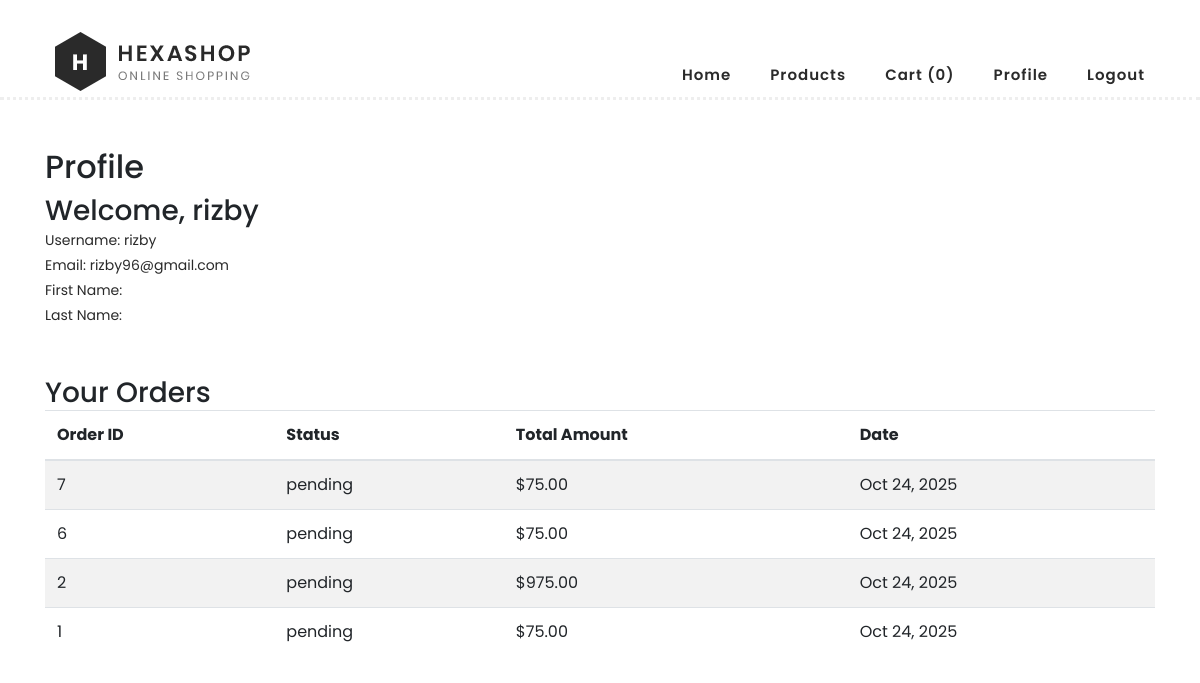
/profile/ (signed in), run on the app's committed database.
### own_app/models.py (models this page shows, shortened)
class Order(models.Model):
    STATUS_CHOICES = [
        ('pending', 'Pending'),
        ('processing', 'Processing'),
        ('shipped', 'Shipped'),
        ('delivered', 'Delivered'),
        ('cancelled', 'Cancelled'),
    ]
    user = models.ForeignKey(User, on_delete=models.CASCADE, null=True, blank=True)
    status = models.CharField(max_length=20, choices=STATUS_CHOICES, default='pending')
    total_amount = models.DecimalField(max_digits=10, decimal_places=2, default=0)
    created_at = models.DateTimeField(auto_now_add=True)
    updated_at = models.DateTimeField(auto_now=True)

### own_app/views.py (the view)
# urls.py: path('profile/', views.profile, name='profile'),
@login_required
def profile(request):
    cart = get_or_create_cart(request)
    cart_count = CartItem.objects.filter(cart=cart).aggregate(Sum('quantity'))['quantity__sum'] or 0
    orders = Order.objects.filter(user=request.user).order_by('-created_at')
    return render(request, 'profile.html', {'user': request.user, 'cart_count': cart_count, 'orders': orders})

### own_app/views.py (called while the page is built)
def get_or_create_cart(request):
    if request.user.is_authenticated:
        cart, created = Cart.objects.get_or_create(user=request.user)
    else:
        session_key = request.session.session_key
        if not session_key:
            request.session.create()
            session_key = request.session.session_key
        cart, created = Cart.objects.get_or_create(session_key=session_key)
    return cart

### templates/profile.html (shortened to what this page needs)
<!DOCTYPE html>
<html lang="en">
<head>
    {% load static %}
    <link rel="stylesheet" href="{% static 'css/bootstrap.min.css' %}">
    <link rel="stylesheet" href="{% static 'css/templatemo-hexashop.css' %}">
</head>
<body>
    <header class="header-area header-sticky">
        <div class="container">
            <div class="row">
                <div class="col-12">
                    <nav class="main-nav" style="display: flex; justify-content: space-between; align-items: center; padding: 10px;">
                         <a href="{% url 'index' %}" class="logo">
                             <img src="{% static 'images/logo.png' %}">
                         </a>
                         <ul class="nav" style="display: flex; gap: 15px; align-items: center;">
                             <li><a href="{% url 'index' %}">Home</a></li>
                             <li><a href="{% url 'products' %}">Products</a></li>
                             <li><a href="{% url 'view_cart' %}"> Cart ({{ cart_count }})</a></li>
                             <li><a href="{% url 'profile' %}"> Profile</a></li>
                             <li><a href="{% url 'logout' %}"> Logout</a></li>
                         </ul>
                    </nav>
                </div>
            </div>
        </div>
    </header>
    <div class="container mt-10" style="margin-top: 100px;">
        <h2 class="pt-5">Profile</h2>
        <h3 class="pt-2">Welcome, {{ user.username }}</h3>
        <p>Username: {{ user.username }}</p>
        <p>Email: {{ user.email }}</p>
        <p>First Name: {{ user.first_name }}</p>
        <p>Last Name: {{ user.last_name }}</p>
        <h3 class="pt-5 ">Your Orders</h3>
        {% if orders %}
            <table class="table table-striped">
                <thead>
                    <tr>
                        <th>Order ID</th>
                        <th>Status</th>
                        <th>Total Amount</th>
                        <th>Date</th>
                    </tr>
                </thead>
                <tbody>
                    {% for order in orders %}
                        <tr>
                            <td>{{ order.id }}</td>
                            <td>{{ order.status }}</td>
                            <td>${{ order.total_amount }}</td>
                            <td>{{ order.created_at|date:"M d, Y" }}</td>
                        </tr>
                    {% endfor %}
                </tbody>
            </table>
        {% else %}
            <p>You have no orders yet.</p>
        {% endif %}
    </div>
</body>
</html>

### static/css/templatemo-hexashop.css (style rules this page uses)
html, body, div, span, applet, object, iframe, h1, h2, h3, h4, h5, h6, p, blockquote, div pre, a, abbr, acronym, address, big, cite, code, del, dfn, em, font, img, ins, kbd, q, s, samp, small, strike, strong, sub, sup, tt, var, b, u, i, center, dl, dt, dd, ol, ul, li, figure, header, nav, section, article, aside, footer, figcaption { margin: 0; padding: 0; border: 0; outline: 0; }
ul, li { padding: 0; margin: 0; list-style: none; }
header, nav, section, article, aside, footer, hgroup { display: block; }
* { box-sizing: border-box; }
html, body { font-family: 'Poppins', sans-serif; font-weight: 400; background-color: #fff; font-size: 16px; -ms-text-size-adjust: 100%; -webkit-font-smoothing: antialiased; -moz-osx-font-smoothing: grayscale; }
a { text-decoration: none !important; }
h1, h2, h3, h4, h5, h6 { margin-top: 0px; margin-bottom: 0px; }
ul { margin-bottom: 0px; }
p { font-size: 14px; line-height: 25px; color: #2a2a2a; }
html, body { background: #fff; font-family: 'Poppins', sans-serif; }
.header-area { border-bottom: 3px dotted #eee; box-shadow: none; background-color: #fff; position: absolute; top: 0px; left: 0px; right: 0px; z-index: 100; height: 100px; -webkit-transition: all .5s ease 0s; -moz-transition: all .5s ease 0s; -o-transition: all .5s ease 0s; transition: all .5s ease 0s; }
.header-area .main-nav { min-height: 80px; background: transparent; }
.header-area .main-nav .logo { line-height: 100px; color: #fff; font-size: 28px; font-weight: 700; text-transform: uppercase; letter-spacing: 2px; float: left; -webkit-transition: all 0.3s ease 0s; -moz-transition: all 0.3s ease 0s; -o-transition: all 0.3s ease 0s; transition: all 0.3s ease 0s; }
.header-area .main-nav .nav { float: right; margin-top: 30px; margin-right: 0px; background-color: transparent; -webkit-transition: all 0.3s ease 0s; -moz-transition: all 0.3s ease 0s; -o-transition: all 0.3s ease 0s; transition: all 0.3s ease 0s; position: relative; z-index: 999; }
.header-area .main-nav .nav li { padding-left: 15px; padding-right: 15px; }
.header-area .main-nav .nav li:last-child { padding-right: 0px; }
.header-area .main-nav .nav li a { display: block; font-weight: 600; font-size: 15px; color: #2a2a2a; text-transform: capitalize; -webkit-transition: all 0.3s ease 0s; -moz-transition: all 0.3s ease 0s; -o-transition: all 0.3s ease 0s; transition: all 0.3s ease 0s; height: 40px; line-height: 40px; border: transparent; letter-spacing: 1px; }
.header-area .main-nav .nav li a { color: #2a2a2a; }
.header-area.header-sticky { min-height: 80px; }
.header-area .nav { margin-top: 30px; }
@media (max-width: 1200px) { .header-area .main-nav .nav li { padding-left: 12px; padding-right: 12px; } }
@media (max-width: 1200px) { .header-area .main-nav:before { display: none; } }
@media (min-width: 767px) { .header-area .main-nav .nav { display: flex !important; } }

### data on the page
Order: id "7", status "pending", total_amount "75.00", created_at "Oct 24, 2025"
Order: id "6", status "pending", total_amount "75.00", created_at "Oct 24, 2025"
Order: id "2", status "pending", total_amount "975.00", created_at "Oct 24, 2025"
Order: id "1", status "pending", total_amount "75.00", created_at "Oct 24, 2025"

### other printed values
{{ cart_count }} "0"
{{ user.username }} "rizby"
{{ user.email }} "rizby96@gmail.com"
